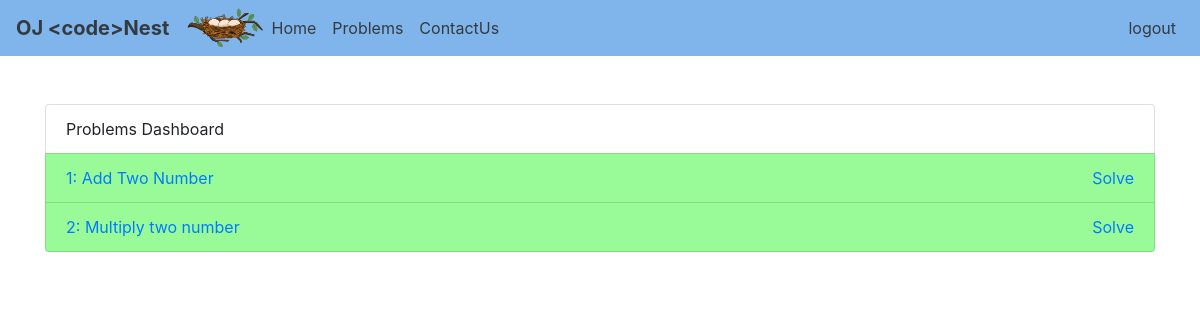
The app's page /ojapp/problems (signed in) with its own data.
### ojapp/models.py (models this page shows, shortened)
class Problem(models.Model):
	DIFFICULTY_CHOICES = (
			('easy', 'Easy'),
			('medium', 'Medium'),
			('hard', 'Hard')
		)
	id = models.AutoField(primary_key=True)
	number = models.CharField(max_length=50)
	difficulty = models.CharField(max_length=50, choices=DIFFICULTY_CHOICES)
	title = models.CharField(max_length=255)
	statement = models.TextField(default="")
	constraints = models.TextField(default="")
	tags = models.CharField(max_length=255)
	example_input = models.TextField(default="")
	example_output = models.TextField(default="")
	example_explain = models.TextField(default="")

### ojapp/views.py (the view)
# urls.py: path("problems", views.problems, name = "problems"),
def problems(request):
	problems = Problem.objects.all()
	context = {
		'problems': problems,
	}
	return render(request, "ojapp/problems.html", context)

### ojapp/context_processors.py (called while the page is built)
def custom_request(request):
	return {'request': request}

### ojapp/templates/ojapp/problems.html (shortened to what this page needs)
{% extends 'ojapp/basic.html' %}
{% block body %}
<div class="container my-5">
	<ul class="list-group">
	  <li class="list-group-item">Problems Dashboard</li>
	  {% for problem in problems %}
        <li class="list-group-item list-group-item-action
            {% if problem.difficulty == 'easy' %}problem-easy{% endif %}
            {% if problem.difficulty == 'hard' %}problem-hard{% endif %}">
            <div class="clearfix">
	            <a href="{% url 'show_problem' id=problem.id %}">{{ problem.number }}: {{ problem.title }}</a>
	            <a href="{% url 'show_problem' id=problem.id %}" class="float-right">Solve</a>
            </div>
        </li>
	  {% endfor %}
	</ul>
</div>
{% endblock %}

### records on screen
Problem: number "1", title "Add Two Number"
Problem: number "2", title "Multiply two number"
